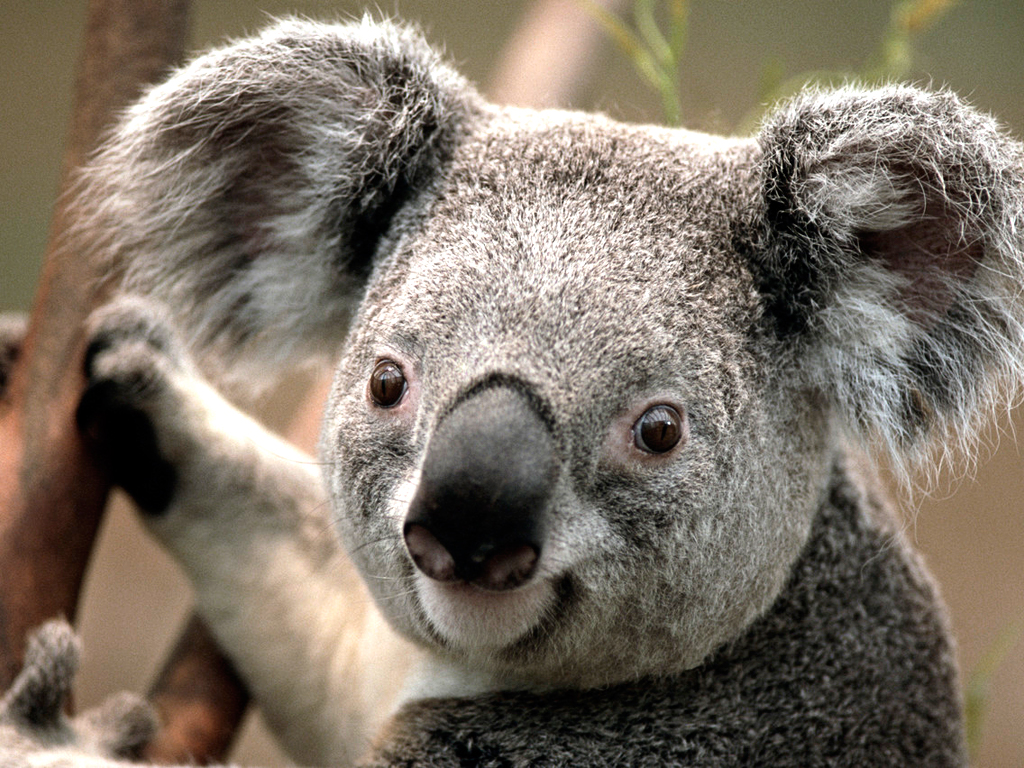
#> input picture Assignment 5/Koala.jpg, 1024 x 768 px, found by its file name
$ python kmeansimage.py
#> lines starting #> are read from the running program, lines starting #| are printed output that depends on the picture
import numpy as np
import cv2


def main():

	img = cv2.imread('img/Koala.jpg')
#> img is the input picture: shape (768, 1024, 3); mean B, G, R 102, 114.7, 125.4
	# 3 features for RGB so matrix of 0,3
	Z = img.reshape((-1, 3))

	# convert to np.float32
	Z = np.float32(Z)

	# define criteria, number of clusters(K) and apply kmeans()
	criteria = (cv2.TERM_CRITERIA_EPS + cv2.TERM_CRITERIA_MAX_ITER, 5, 1.0)
	K = 3

	ret, label, center = cv2.kmeans(Z, K, None, criteria, 5,
	                                cv2.KMEANS_RANDOM_CENTERS)
#> ret = 1.43e+09; center = [[194.2, 204.8, 218], [105.2, 122.2, 134.1], [37.26, 44.37, 51.35]]

	# Now convert back into uint8, and make original image
	center = np.uint8(center)
#> center = [[194, 204, 217], [105, 122, 134], [37, 44, 51]]
	res = center[label.flatten()]
	res2 = res.reshape((img.shape))
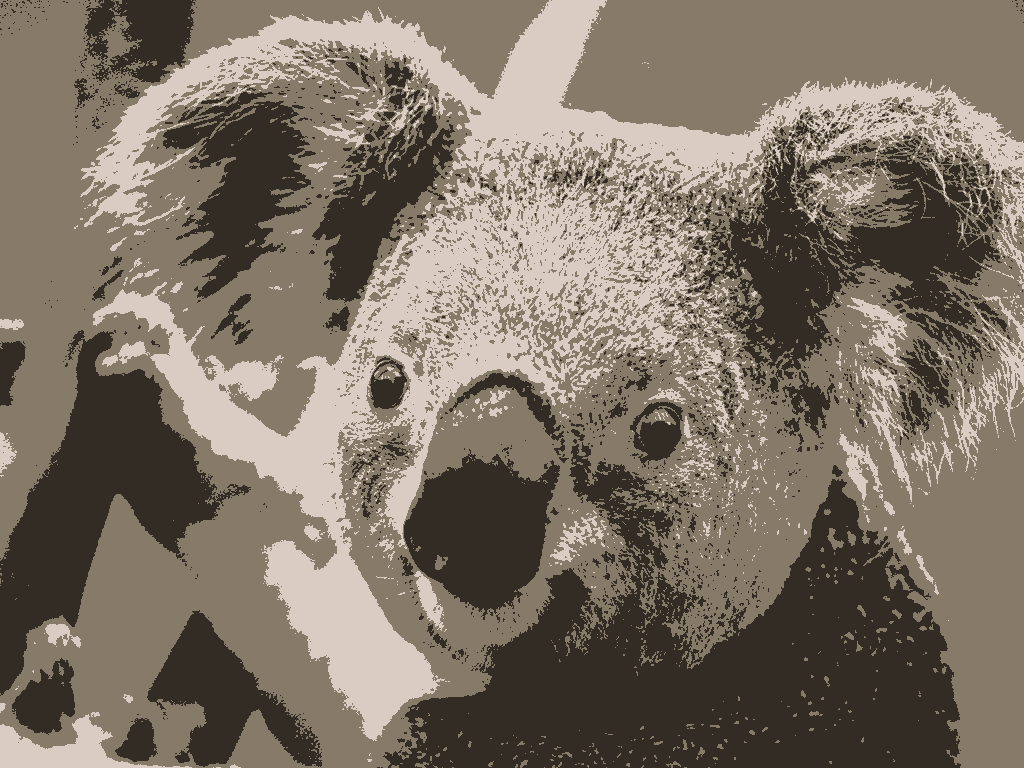
#> res2: shape (768, 1024, 3); mean B, G, R 101.8, 114.4, 125.1

	cv2.imshow('res2', res2)
	cv2.waitKey(0)
	cv2.destroyAllWindows()

if __name__ == "__main__":
	main()

$ run again, with Assignment 5/Penguins.jpg copied over Assignment 5/Koala.jpg
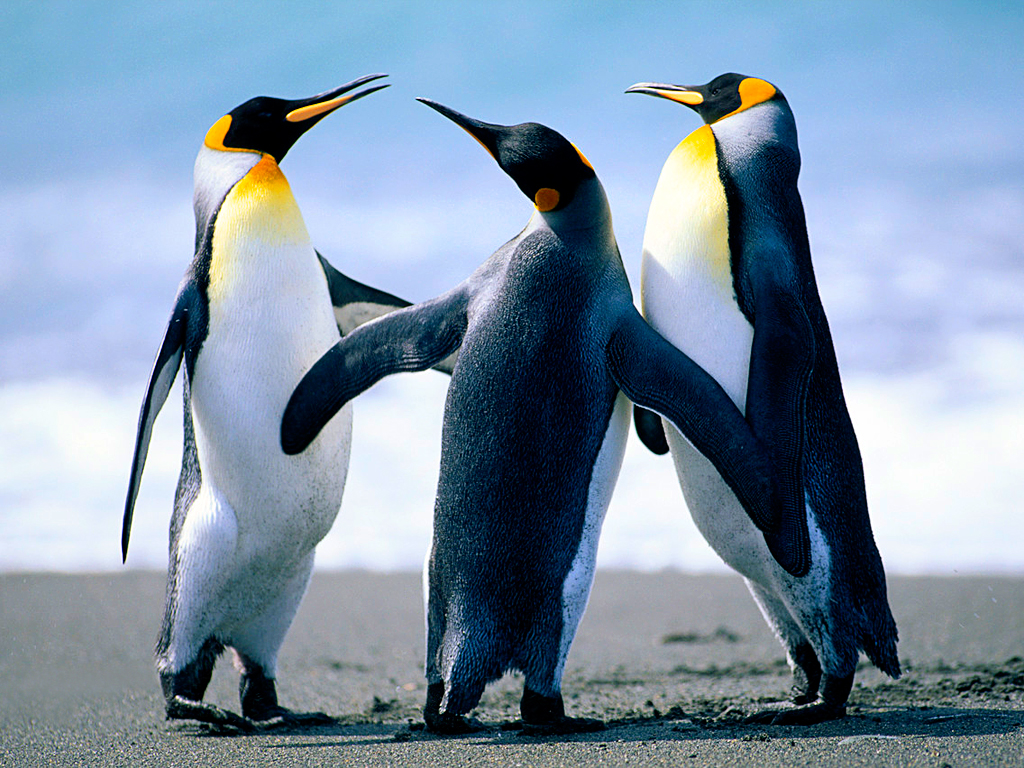
#> input picture Assignment 5/Penguins.jpg, 1024 x 768 px, found by its file name
#> in main, img is the input picture: shape (768, 1024, 3); mean B, G, R 168.1, 148, 127.8
#> in main, `ret, label, center = cv2.kmeans(Z, K, None, criteria, 5, cv2.KMEANS_RA..`: ret = 1.9e+09; center = [[45.56, 28.79, 8.17], [237.8, 208.3, 184.2], [145.1, 141, 129.5]]
#> in main, `center = np.uint8(center)`: center = [[45, 28, 8], [237, 208, 184], [145, 141, 129]]
#> in main, `res2 = res.reshape((img.shape))`:
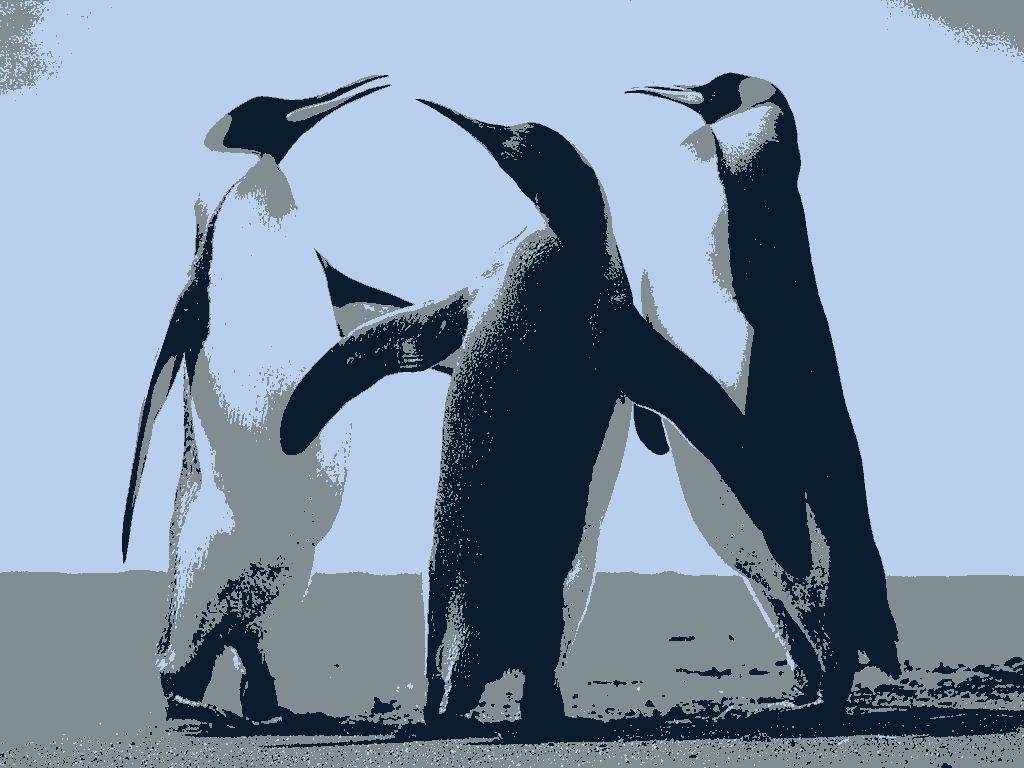
#> res2: shape (768, 1024, 3); mean B, G, R 167.6, 147.7, 127.6
